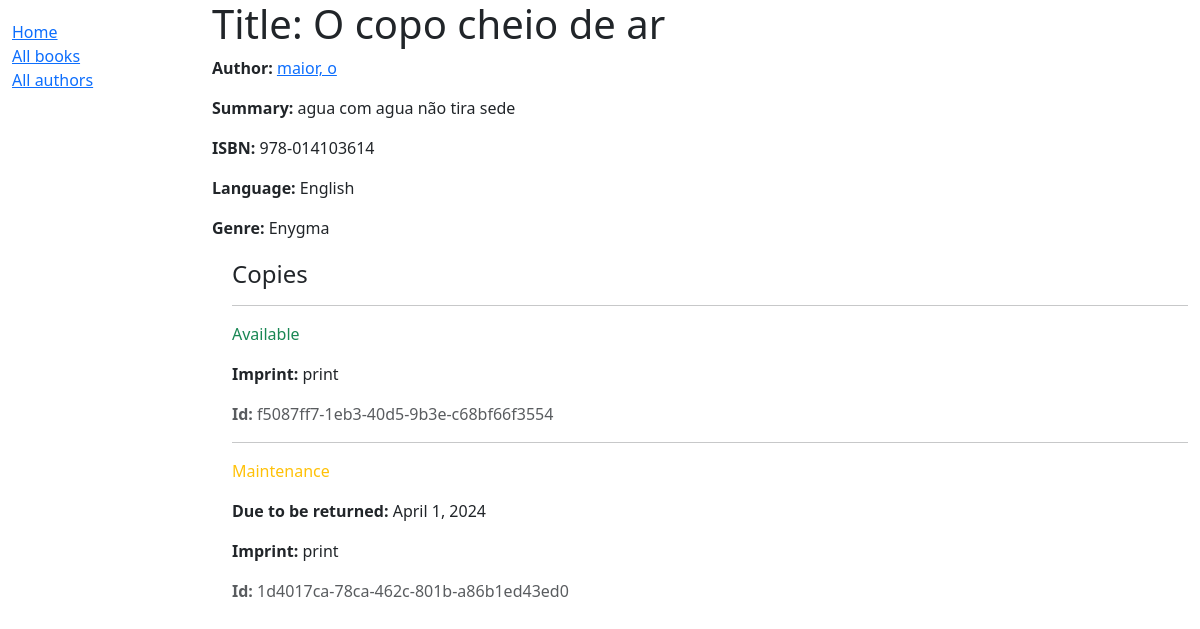
/catalog/book/2, run on the app's committed database.
### catalog/models.py (models this page shows, shortened)
class Book(models.Model):
    title = models.CharField(max_length=200)
    author = models.ForeignKey('Author', on_delete=models.RESTRICT, null=True)
    summary = models.TextField(
        max_length=1000, help_text="Enter a brief description of the book")
    isbn = models.CharField('ISBN', max_length=13,
                            unique=True,
                            help_text='13 Character <a href="https://www.isbn-international.org/content/what-isbn'
                                      '">ISBN number</a>')
    genre = models.ManyToManyField(
        Genre, help_text="Select a genre for this book")
    language = models.ForeignKey(
        'Language', on_delete=models.SET_NULL, null=True)
    class Meta:
        ordering = ['title', 'author']
    def display_genre(self):
        """Creates a string for the Genre. This is required to display genre in Admin."""
        return ', '.join([genre.name for genre in self.genre.all()[:3]])
    display_genre.short_description = 'Genre'
    def display_genre(self):
        """Create a string for the Genre. This is required to display genre in Admin."""
        return ', '.join(genre.name for genre in self.genre.all()[:3])
    display_genre.short_description = 'Genre'

class Author(models.Model):
    first_name = models.CharField(max_length=100)
    last_name = models.CharField(max_length=100)
    date_of_birth = models.DateField(null=True, blank=True)
    date_of_death = models.DateField('died', null=True, blank=True)
    class Meta:
        ordering = ['last_name', 'first_name']
    def __str__(self):
        return f'{self.last_name}, {self.first_name}'

class Language(models.Model):
    name = models.CharField(max_length=200,
                            unique=True,
                            help_text="Enter the book's natural language (e.g. English, French, Japanese etc.)")
    def __str__(self):
        return self.name

class Genre(models.Model):
    name = models.CharField(
        max_length=200,
        unique=True,
        help_text="Enter a book genre (e.g. Science Fiction, French Poetry etc.)"
    )
    def __str__(self):
        return self.name

class BookInstance(models.Model):
    id = models.UUIDField(primary_key=True, default=uuid.uuid4,
                          help_text="Unique ID for this particular book across whole library")
    book = models.ForeignKey('Book', on_delete=models.RESTRICT, null=True)
    imprint = models.CharField(max_length=200)
    due_back = models.DateField(null=True, blank=True)
    borrower = models.ForeignKey(
        settings.AUTH_USER_MODEL, on_delete=models.SET_NULL, null=True, blank=True)
    LOAN_STATUS = (
        ('d', 'Maintenance'),
        ('o', 'On loan'),
        ('a', 'Available'),
        ('r', 'Reserved'),
    )
    status = models.CharField(
        max_length=1,
        choices=LOAN_STATUS,
        blank=True,
        default='d',
        help_text='Book availability')
    class Meta:
        ordering = ['due_back']
        permissions = (("can_mark_returned", "Set book as returned"),)

### catalog/views.py (the view)
# urls.py: path('book/<int:pk>', views.BookDetailView.as_view(), name='book-detail'),
class BookDetailView(generic.DetailView):
    model = Book

### catalog/templates/catalog/book_detail.html
{% extends "base_generic.html" %}
{% block content %}
  <h1>Title: {{ book.title }}</h1>
  <p><strong>Author:</strong> <a href="">{{ book.author }}</a></p>
  <p><strong>Summary:</strong> {{ book.summary }}</p>
  <p><strong>ISBN:</strong> {{ book.isbn }}</p>
  <p><strong>Language:</strong> {{ book.language }}</p>
  <p><strong>Genre:</strong> {{ book.genre.all|join:", " }}</p>
  <div style="margin-left:20px;margin-top:20px">
    <h4>Copies</h4>
    {% for copy in book.bookinstance_set.all %}
      <hr />
      <p
        class="{% if copy.status == 'a' %}text-success{% elif copy.status == 'm' %}text-danger{% else %}text-warning{% endif %}">
        {{ copy.get_status_display }}
      </p>
      {% if copy.status != 'a' %}
        <p><strong>Due to be returned:</strong> {{ copy.due_back }}</p>
      {% endif %}
      <p><strong>Imprint:</strong> {{ copy.imprint }}</p>
      <p class="text-muted"><strong>Id:</strong> {{ copy.id }}</p>
    {% endfor %}
  </div>
{% endblock %}

### data on the page
Book: author "maior, o", summary "agua com agua não tira sede", isbn "978-014103614", language "English", genre.all "Enygma"
BookInstance: status "Available", imprint "print", id "f5087ff7-1eb3-40d5-9b3e-c68bf66f3554"
BookInstance: status "Maintenance", due_back "April 1, 2024", imprint "print", id "1d4017ca-78ca-462c-801b-a86b1ed43ed0"
